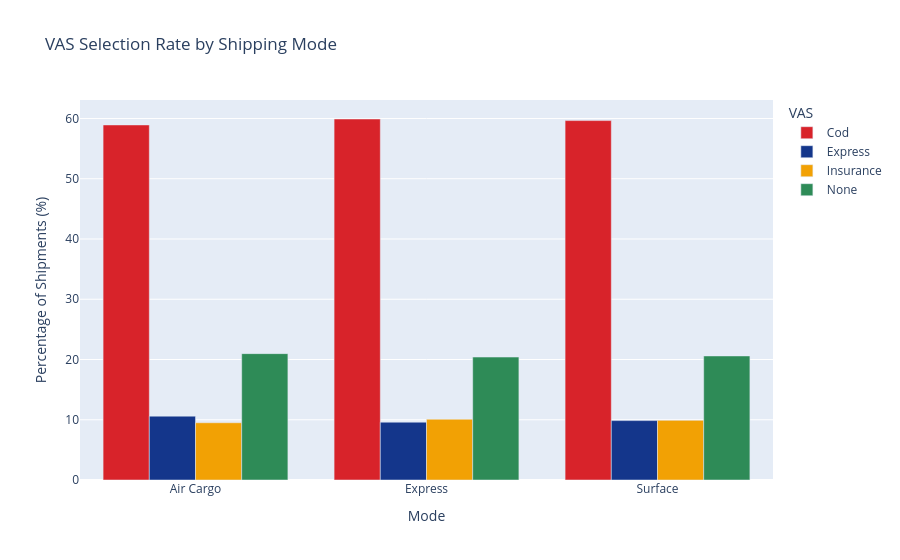

The notebook cell saved with this chart:
### Code cell
vas_mode_pct = pd.crosstab(eda_df['Mode'], eda_df['Value Added Services'], normalize='index') * 100
vas_mode_long = vas_mode_pct.reset_index().melt(id_vars='Mode', var_name='VAS', value_name='Percentage')

fig = px.bar(
    vas_mode_long,
    x='Mode',
    y='Percentage',
    color='VAS',
    barmode='group',
    color_discrete_sequence=['#D8232A', '#14368B', '#F2A104', '#2E8B57'],
    title='VAS Selection Rate by Shipping Mode'
)
fig.update_layout(yaxis_title='Percentage of Shipments (%)', xaxis_title='Mode')
fig.show()

### Figure 1 — Plotly figure (JSON) as saved in the notebook; plotly's stock layout.template omitted (floating-point values rounded to 4 significant figures)
{"data": [{"alignmentgroup": "True", "hovertemplate": "VAS=Cod<br>Mode=%{x}<br>Percentage=%{y}<extra></extra>", "legendgroup": "Cod", "marker": {"color": "#D8232A", "pattern": {"shape": ""}}, "name": "Cod", "offsetgroup": "Cod", "orientation": "v", "showlegend": true, "textposition": "auto", "type": "bar", "x": ["Air Cargo", "Express", "Surface"], "xaxis": "x", "y": [58.93, 59.92, 59.65], "yaxis": "y"}, {"alignmentgroup": "True", "hovertemplate": "VAS=Express<br>Mode=%{x}<br>Percentage=%{y}<extra></extra>", "legendgroup": "Express", "marker": {"color": "#14368B", "pattern": {"shape": ""}}, "name": "Express", "offsetgroup": "Express", "orientation": "v", "showlegend": true, "textposition": "auto", "type": "bar", "x": ["Air Cargo", "Express", "Surface"], "xaxis": "x", "y": [10.6, 9.596, 9.859], "yaxis": "y"}, {"alignmentgroup": "True", "hovertemplate": "VAS=Insurance<br>Mode=%{x}<br>Percentage=%{y}<extra></extra>", "legendgroup": "Insurance", "marker": {"color": "#F2A104", "pattern": {"shape": ""}}, "name": "Insurance", "offsetgroup": "Insurance", "orientation": "v", "showlegend": true, "textposition": "auto", "type": "bar", "x": ["Air Cargo", "Express", "Surface"], "xaxis": "x", "y": [9.501, 10.09, 9.899], "yaxis": "y"}, {"alignmentgroup": "True", "hovertemplate": "VAS=None<br>Mode=%{x}<br>Percentage=%{y}<extra></extra>", "legendgroup": "None", "marker": {"color": "#2E8B57", "pattern": {"shape": ""}}, "name": "None", "offsetgroup": "None", "orientation": "v", "showlegend": true, "textposition": "auto", "type": "bar", "x": ["Air Cargo", "Express", "Surface"], "xaxis": "x", "y": [20.97, 20.4, 20.59], "yaxis": "y"}], "layout": {"barmode": "group", "legend": {"title": {"text": "VAS"}, "tracegroupgap": 0}, "title": {"text": "VAS Selection Rate by Shipping Mode"}, "xaxis": {"anchor": "y", "domain": [0, 1], "title": {"text": "Mode"}}, "yaxis": {"anchor": "x", "domain": [0, 1], "title": {"text": "Percentage of Shipments (%)"}}}}
